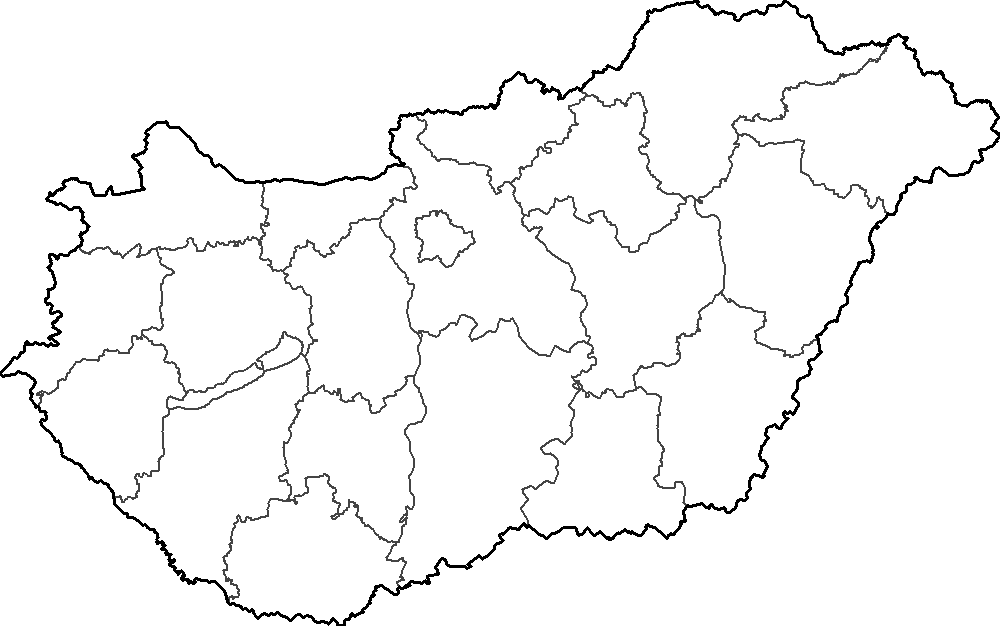
#> input picture scripts/hunmap.png, 1000 x 626 px
$ python imgconvert.py -i hunmap.png
#> lines starting #> are read from the running program, lines starting #| are printed output that depends on the picture
#!python3

from PIL import Image, ImageOps
from argparse import ArgumentParser
import sys
import math

SCREEN_WIDTH = 960
SCREEN_HEIGHT = 540

if SCREEN_WIDTH % 2:
    print("image width must be even!", file=sys.stderr)
    sys.exit(1)

parser = ArgumentParser()
parser.add_argument('-i', action="store", dest="inputfile")
parser.add_argument('-n', action="store", dest="name")
parser.add_argument('-o', action="store", dest="outputfile")

args = parser.parse_args()

im = Image.open(args.inputfile)
#> im is the input picture: PIL image 1000x626 RGB; min 0, max 255, mean 246.5
# convert to grayscale
im = im.convert(mode='L')
#> im: PIL image 1000x626 L
im.thumbnail((SCREEN_WIDTH, SCREEN_HEIGHT), Image.Resampling.LANCZOS)
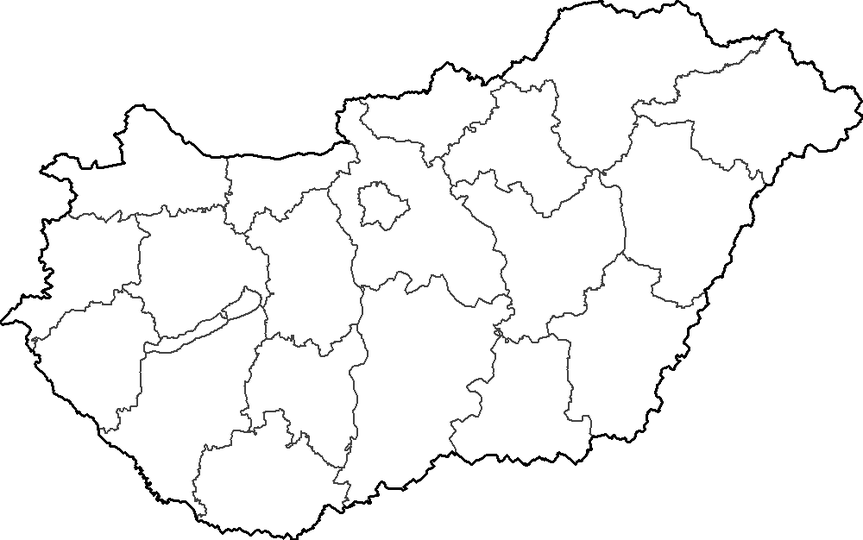
#> im: PIL image 863x540 L; min 0, max 255, mean 246.2

# Write out the output file.
#> (the run stopped early here; a loop or call above may not have finished)
